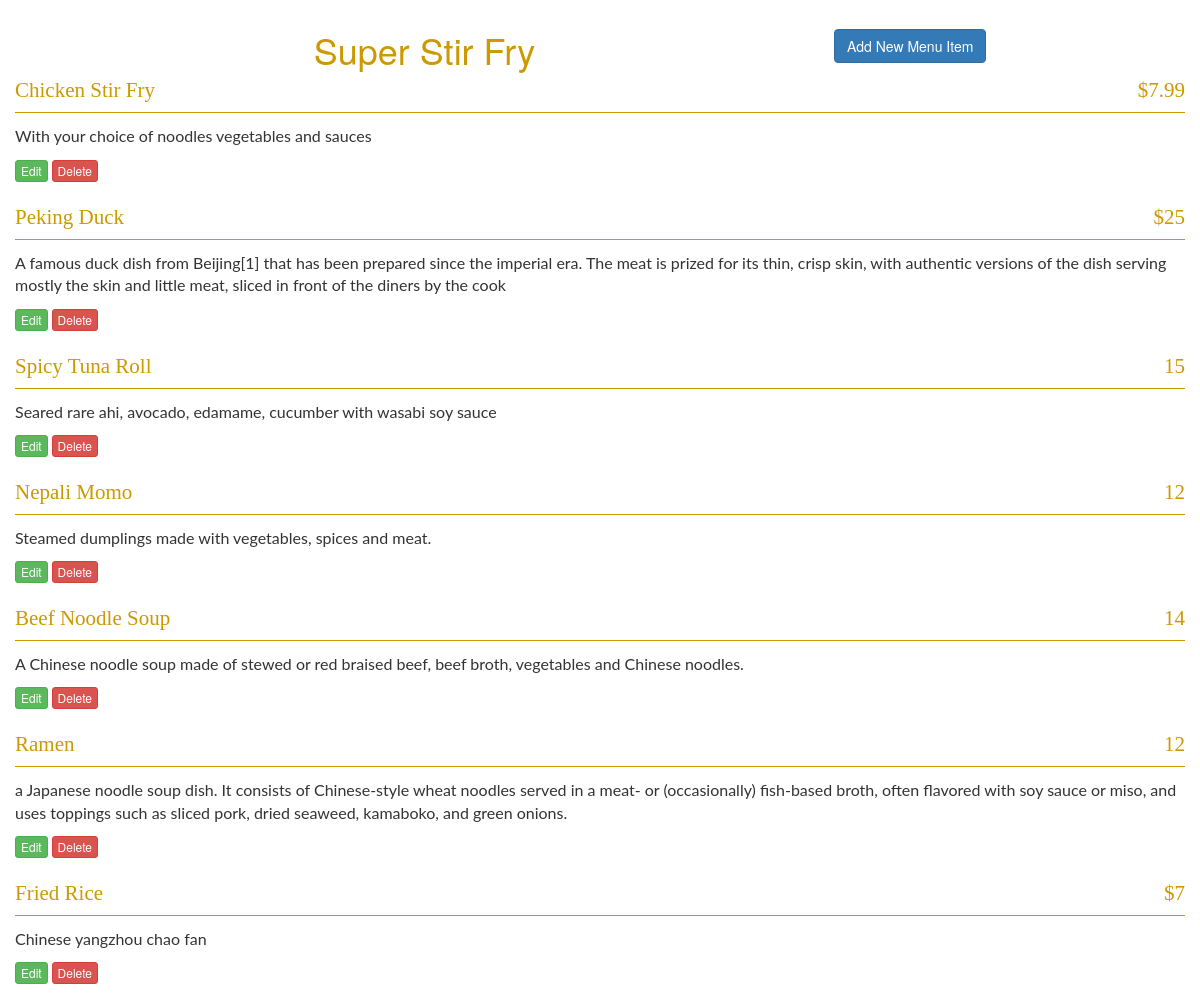
The app's page /restaurants/2/ with its own data.
### restaurant.py (models this page shows)
class Restaurant(Base):
    __tablename__ = 'restaurant'
    id = Column(Integer, primary_key=True)
    name = Column(String(250), nullable=False)

class MenuItem(Base):
    __tablename__ = 'menu_item'
    name = Column(String(80), nullable=False)
    id = Column(Integer, primary_key=True)
    description = Column(String(250))
    price = Column(String(8))
    course = Column(String(250))
    restaurant_id = Column(Integer, ForeignKey('restaurant.id'))
    restaurant = relationship(Restaurant)

### project.py (the view)
@app.route('/restaurants/<int:restaurant_id>/')
def restaurantMenu(restaurant_id):
    restaurant = session.query(Restaurant).filter_by(id=restaurant_id).one()
    items = session.query(MenuItem).filter_by(restaurant_id=restaurant.id)
    return render_template('menu.html', restaurant=restaurant, items=items)

### templates/menu.html (shortened to what this page needs)
<!DOCTYPE html>
<html>
  <head>
      <link rel=stylesheet type=text/css href="{{ url_for('static', filename='bootstrap.min.css') }}">
      <link rel=stylesheet type=text/css href="{{ url_for('static', filename='styles.css') }}">
  </head>
  <body>
    <div class="container" class="wrap-menu">
          <div class="row-menu-wrap">
            <div class="row row-menu-header">
                <div class="category-item">{{restaurant.name}}</div>
                <a class="btn btn-primary add-button" href='{{url_for('newMenuItem',restaurant_id=restaurant.id)}}'>Add New Menu Item</a>
            </div>
              <div class="row" >
                {%for i in items%}
                <div class="row-menu">
                    <p  class="item-menu">{{i.name}}</p>
                    <p  class="item-price">{{i.price}}</p>
                </div>
                <span class="gold-line"></span>
                <p class="item-descr">{{i.description}}</p>
                <div class="item-edit">
                <a class="btn btn-success btn-xs" href='{{url_for('editMenuItem',restaurant_id = restaurant.id, menu_id=i.id)}}'>Edit</a>
                <a class="btn btn-danger btn-xs" href='{{url_for('deleteMenuItem',restaurant_id = restaurant.id, menu_id=i.id)}}'>Delete</a>
              </div>
                {%  endfor %}
              </div>
          </div>
    </div>
  </body>
</html>

### static/styles.css (style rules this page uses)
.add-button { margin:29px 0 0 0; }
.category-item { width:70%; float: left; margin:24px 0 0 0; text-align:center; font-size: 36px; color:#cc9900; }
.row-menu { display:table-row; margin-bottom: 35px; width:700px; }
.item-menu { display:table-cell; width:100%; font-size:21px; font-family:'yeseva'; color:#cc9900; }
.item-price { display:table-cell; font-size:21px; font-family:'yeseva'; color:#cc9900; }
.gold-line { display:inline-block; width:100%; height:1px; margin-bottom:8px; background-color:#cc9900; }
.item-descr { font-size:16px; font-family:'lato'; }
.item-edit { display:inline-block; margin-bottom:20px; }
.row-menu-header { display: flow-root }

### records on screen
Restaurant: name "Super Stir Fry"
MenuItem: name "Chicken Stir Fry", price "$7.99", description "With your choice of noodles vegetables and sauces"
MenuItem: name "Peking Duck", price "$25", description "A famous duck dish from Beijing[1] that has been prepared since the imperial era. The meat is prized for its thin, crisp skin, with authentic versions of the dish serving mostly the skin and little meat, sliced in front of the diners by the cook"
MenuItem: name "Spicy Tuna Roll", price "15", description "Seared rare ahi, avocado, edamame, cucumber with wasabi soy sauce"
MenuItem: name "Nepali Momo", price "12", description "Steamed dumplings made with vegetables, spices and meat."
MenuItem: name "Beef Noodle Soup", price "14", description "A Chinese noodle soup made of stewed or red braised beef, beef broth, vegetables and Chinese noodles."
MenuItem: name "Ramen", price "12", description "a Japanese noodle soup dish. It consists of Chinese-style wheat noodles served in a meat- or (occasionally) fish-based broth, often flavored with soy sauce or miso, and uses toppings such as sliced pork, dried seaweed, kamaboko, and green onions."
MenuItem: name "Fried Rice", price "$7", description "Chinese yangzhou chao fan"
